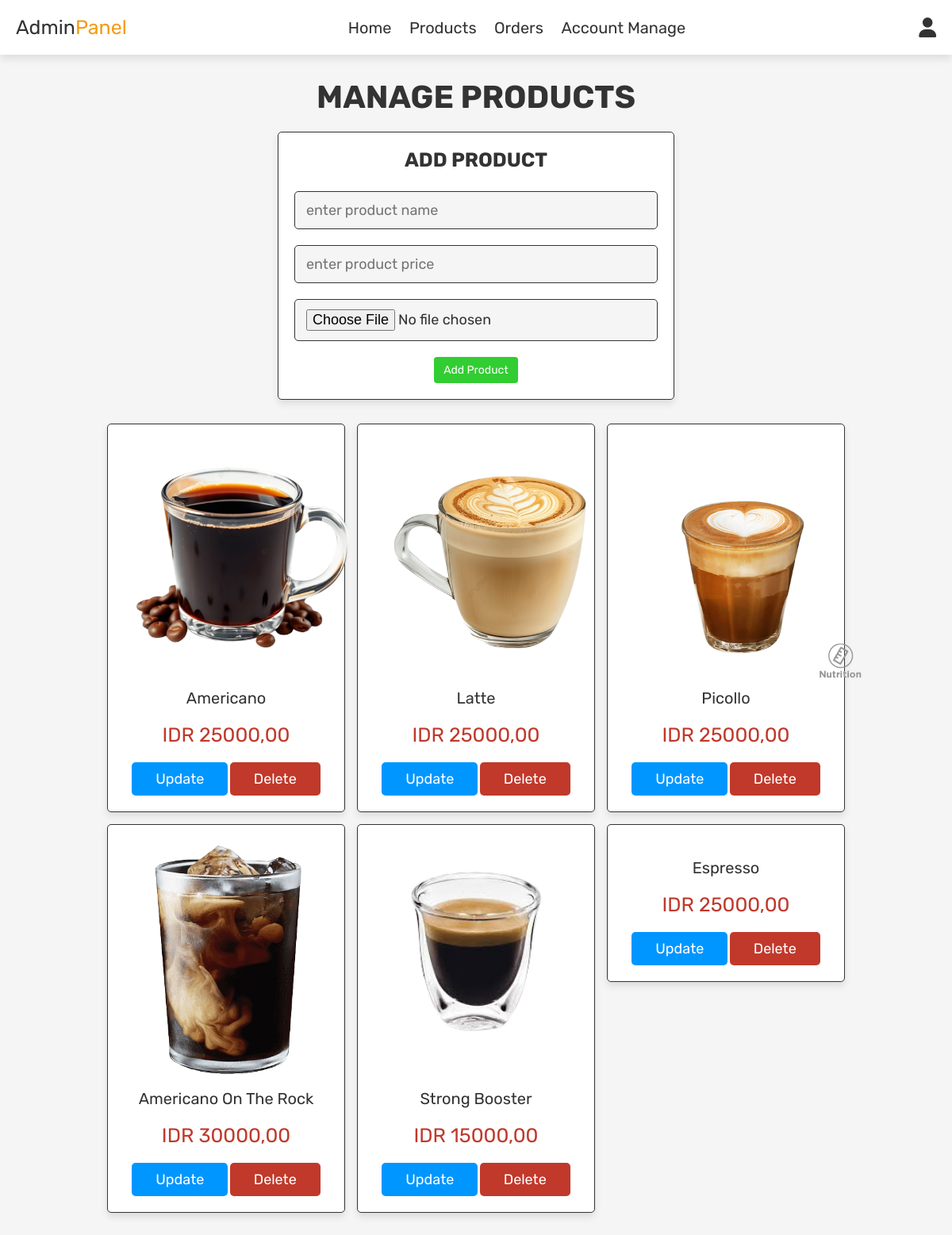
Screenshot of /admin/admin_product.php (signed in) with the database file from the repository.
### tables this page shows
CREATE TABLE `product` (
  `product_id` int(11) NOT NULL,
  `name` varchar(255) NOT NULL,
  `description` text NOT NULL,
  `price` decimal(10,0) NOT NULL,
  `stock` int(11) NOT NULL,
  `image_url` varchar(255) NOT NULL,
  `category` varchar(50) NOT NULL
);

### admin/admin_product.php (the view, shortened to what this page needs)
<?php
include '../config.php';
?>
<!DOCTYPE html>
<html lang="en">
<head>
    <link rel="stylesheet" href="https://cdnjs.cloudflare.com/ajax/libs/font-awesome/6.0.0/css/all.min.css">
    <link rel="stylesheet" href="admin.css">
</head>
<body>
    <?php include 'admin_header.php'; ?>
    <section class="add-products">
        <h1 class="title">manage products</h1>
        <form action="" method="post" enctype="multipart/form-data">
            <h3>add product</h3>
            <input type="text" name="name" class="box" placeholder="enter product name" required>
            <input type="number" min="0" name="price" class="box" placeholder="enter product price" required>
            <input type="file" name="image" accept="image/jpg, image/jpeg, image/png" class="box" required>
            <input type="submit" value="add product" name="add_product" class="btn">
        </form>
    </section>
    <section class="show-products">
        <div class="box-container">
            <?php
            $select_products = mysqli_query($conn, "SELECT * FROM `product`") or die('query failed');
            if (mysqli_num_rows($select_products) > 0) {
                while ($fetch_products = mysqli_fetch_assoc($select_products)) {
                    ?>
                    <div class="box">
                        <img src="../admasset/<?php echo $fetch_products['image_url']; ?>" alt="">
                        <div class="name"><?php echo $fetch_products['name']; ?></div>
                        <div class="price">IDR <?php echo $fetch_products['price']; ?>,00</div>
                        <a href="admin_product.php?update=<?php echo $fetch_products['product_id']; ?>" class="option-btn">update</a>
                        <a href="admin_product.php?delete=<?php echo $fetch_products['product_id']; ?>" class="delete-btn"
                            onclick="return confirm('delete this product?');">delete</a>
                    </div>
                    <?php
                }
            } else {
                echo '<p class="empty">no products added yet!</p>';
            }
            ?>
        </div>
    </section>
</body>
</html>

### admin/admin.css (style rules this page uses)
:root { --purple:#8e44ad; --red:#c0392b; --orange:#f39c12; --black:#333; --white:#fff; --blue:#0096FF; --green:#32CD32; --light-color:#666; --light-white:#ccc; --light-bg:#f5f5f5; --border:.1rem solid var(--black); --box-shadow:0 .5rem 1rem rgba(0,0,0,.1); }
* { font-family: 'Rubik', sans-serif; margin:0; padding:0; box-sizing: border-box; outline: none; border:none; text-decoration: none; transition:all .2s linear; }
html { font-size: 62.5%; overflow-x: hidden; }
body { background-color: var(--light-bg); }
section { padding:3rem 2rem; }
.title { text-align: center; margin-bottom: 2rem; text-transform: uppercase; color:var(--black); font-size: 4rem; }
.btn, .option-btn, .delete-btn, .white-btn { display: inline-block; margin-top: 1rem; padding:1rem 3rem; cursor: pointer; color:var(--white); font-size: 1.8rem; border-radius: .5rem; text-transform: capitalize; }
.white-btn, .btn { background-color: var(--green); }
.option-btn { background-color: var(--blue); }
.delete-btn { background-color: var(--red); }
.add-products form { background-color: var(--white); border-radius: .5rem; padding:2rem; text-align: center; box-shadow: var(--box-shadow); border:var(--border); max-width: 50rem; margin:0 auto; }
.add-products form h3 { font-size: 2.5rem; text-transform: uppercase; color:var(--black); margin-bottom: 1.5rem; }
.add-products form .box { width: 100%; background-color: var(--light-bg); border-radius: .5rem; margin:1rem 0; padding:1.2rem 1.4rem; color:var(--black); font-size: 1.8rem; border:var(--border); }
.show-products .box-container { display: grid; grid-template-columns: repeat(auto-fit, 30rem); justify-content: center; gap:1.5rem; max-width: 1200px; margin:0 auto; align-items: flex-start; }
.show-products { padding-top: 0; }
.show-products .box-container .box { text-align: center; padding:2rem; border-radius: .5rem; border:var(--border); box-shadow: var(--box-shadow); background-color: var(--white); }
.show-products .box-container .box img { height: 30rem; }
.show-products .box-container .box .name { padding:1rem 0; font-size: 2rem; color:var(--black); }
.show-products .box-container .box .price { padding:1rem 0; font-size: 2.5rem; color:var(--red); }
.btn { padding: 8px 12px; font-size: 14px; text-align: center; border: none; border-radius: 4px; cursor: pointer; color: #fff; }

### rows the page displays
product: image_url (picture), name "Americano", price "25000"
product: image_url (picture), name "Latte", price "25000"
product: image_url (picture), name "Picollo", price "25000"
product: image_url (picture), name "Americano On The Rock", price "30000"
product: image_url (picture), name "Strong Booster", price "15000"
product: name "Espresso", price "25000"
